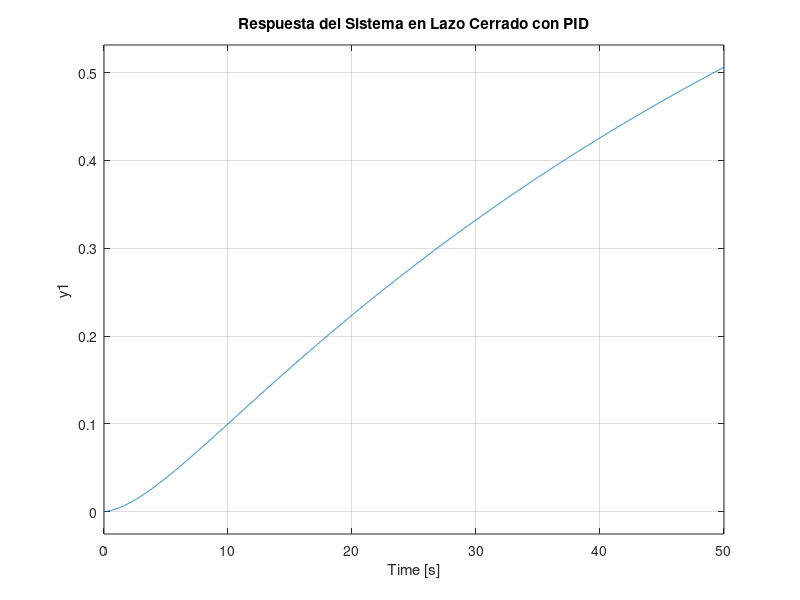

The MATLAB script that drew this image:
% Parámetros de la planta
La = 0.5;  % Henrios
J = 0.08;  % Kg*m^2
B = 0.2;   % N*m*s/rad
If = 0.02; % Amperios
Kt = 0.45; % Nm/A
Kv = 0.45; % V*s/m

% Definir la función de transferencia continua del sistema
s = tf('s');
Gs = (If * Kt) / (J*s^2 + (B+La)*s + (Kt*Kv));

% Estimación de parámetros PID
Ku = 0.6 * Kt;  % Ganancia última aproximada
Tu = 2 * La;    % Período de oscilación aproximado
disp(['Ku: ', num2str(Ku), ' Nm/A']);  % Mostrar Ku
disp(['Tu: ', num2str(Tu), ' segundos']);  % Mostrar Tu

% Cálculos de constantes PID basados en Ziegler-Nichols
Kp = 0.6 * Ku;
Ki = 2 * Kp / Tu;
Kd = Kp * Tu / 8;

% Crear controlador PID
C = pid(Kp, Ki, Kd);

% Sistema en lazo cerrado
T = feedback(C*Gs, 1);

% Respuesta al escalón del sistema en lazo cerrado
figure;
step(T, 0:0.01:50);
title('Respuesta del Sistema en Lazo Cerrado con PID');
grid on;
